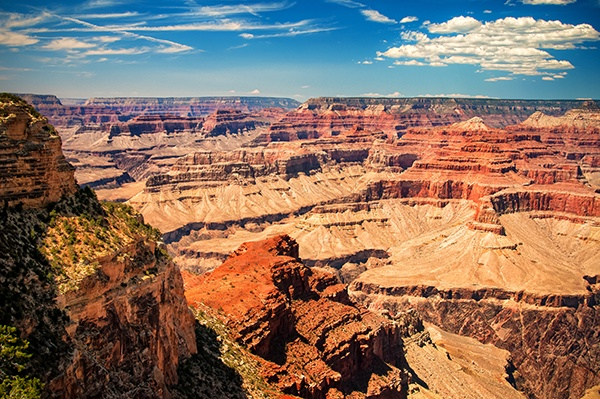
#> input picture Part_9_crop/new.jpg, 600 x 399 px
$ python crop.py
#> lines starting #> are read from the running program, lines starting #| are printed output that depends on the picture
import cv2
import numpy as np

#read image
img = cv2.imread("./new.jpg")
#> img is the input picture: shape (399, 600, 3); mean B, G, R 97.6, 113.2, 138.3
cv2.imshow("img",img)
print(img.shape)
#| (399, 600, 3)

crop1 = img[100:200,100:250]
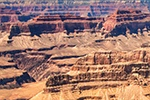
#> crop1: shape (100, 150, 3); mean B, G, R 109.9, 120.3, 159.1
cv2.imshow("crop1", crop1)

crop2 = img[300:,300:]
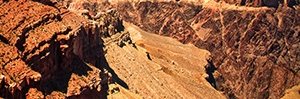
#> crop2: shape (99, 300, 3); mean B, G, R 59.5, 91, 144.4
cv2.imshow("crop2",crop2)


k = cv2.waitKey(0) & 0xFF
#> (key Esc is pressed here)

#pres ESC to exit
if k==27:
    cv2.destroyAllWindows()

#press 's' to save and exit
elif k == ord("s"):
    cv2.imwrite("newImage.jpg",img)
    cv2.destroyAllWindows()
